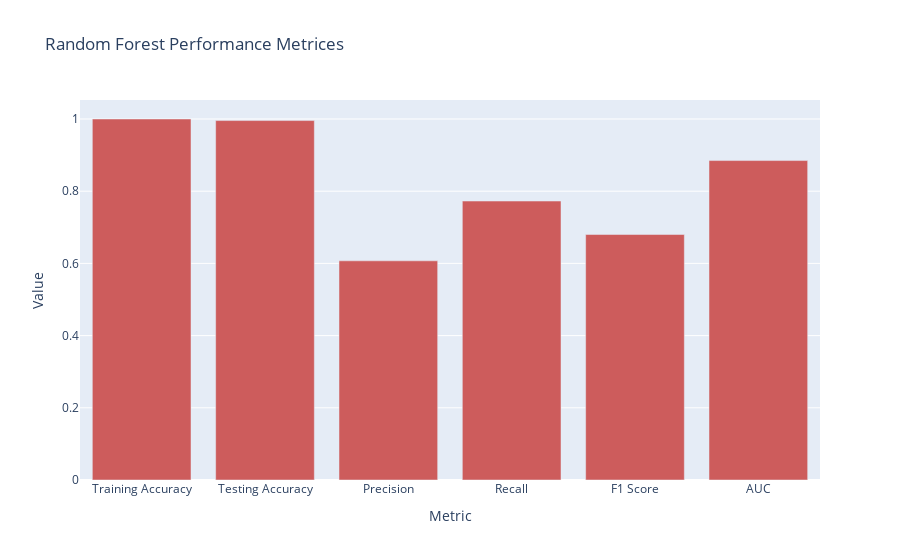

Notebook source saved alongside this figure:
### Code cell
# Data for plotting comparison of Random Forest metrics before and after tuning (assuming after tuning metrics are the same due to the interruption)
metrics_rf = ["Training Accuracy", "Testing Accuracy", "Precision", "Recall", "F1 Score", "AUC"]
values_rf = [training_accuracy_rf, testing_accuracy_rf, precision_rf, recall_rf, f1_rf, roc_auc_rf]


# Create figure for Random Forest metrics comparison
fig_rf = go.Figure()

# Add traces for Random Forest metrics before and after tuning
fig_rf.add_trace(go.Bar(x=metrics_rf, y=values_rf, name='RF ', marker_color='indianred'))


# Update layout for Random Forest metrics comparison
fig_rf.update_layout(
    title='Random Forest Performance Metrices',
    xaxis_title='Metric',
    yaxis_title='Value',
    barmode='group'
)

# Show plot for Random Forest metrics comparison
fig_rf.show()

### Figure 1 — Plotly figure (JSON) as saved in the notebook; plotly's stock layout.template omitted (floating-point values rounded to 4 significant figures)
{"data": [{"marker": {"color": "indianred"}, "name": "RF ", "type": "bar", "x": ["Training Accuracy", "Testing Accuracy", "Precision", "Recall", "F1 Score", "AUC"], "y": [1, 0.9957, 0.6071, 0.7727, 0.68, 0.8849]}], "layout": {"barmode": "group", "title": {"text": "Random Forest Performance Metrices"}, "xaxis": {"title": {"text": "Metric"}}, "yaxis": {"title": {"text": "Value"}}}}
